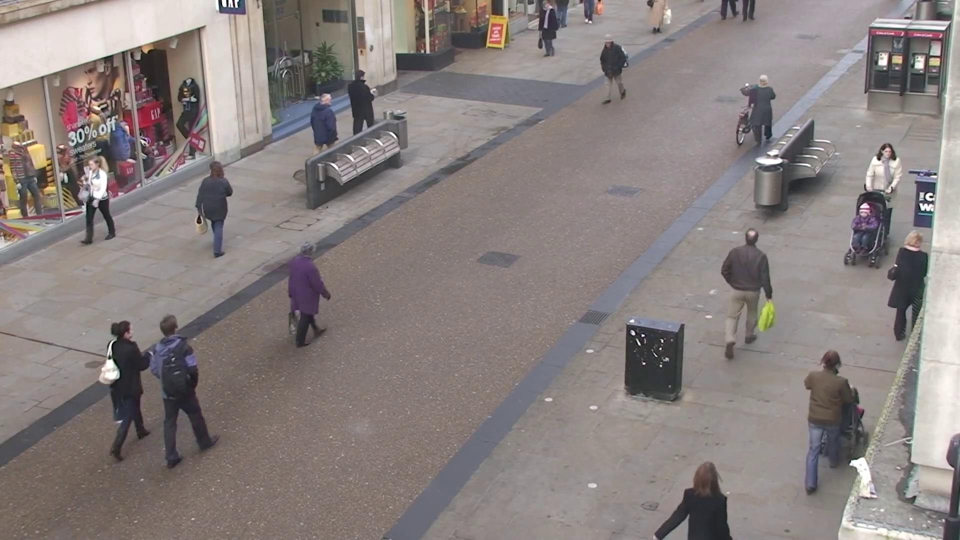
#> input picture data/test/data/test102.jpg, 1920 x 1080 px, given in place of box.png, which was not available (shown at 1/2 size)
$ python fm.py
#> lines starting #> are read from the running program, lines starting #| are printed output that depends on the picture; pictures that were not available may be replaced by others from this repository, and a replacement may not be noted
import numpy as np
import cv2 as cv2,cv2 as cv
import os
import matplotlib.pyplot as plt
import sys
from helper import *
np.set_printoptions(threshold=sys.maxsize)


#load images:
#img1 = source
#img2 = target
img1 = cv2.imread("./box.png", cv2.IMREAD_GRAYSCALE)
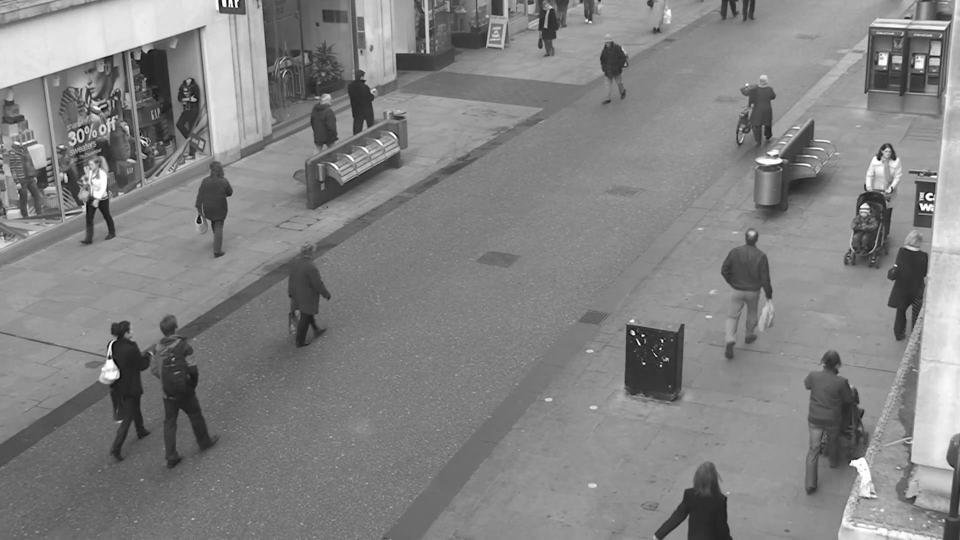
#> img1: shape (1080, 1920) (shown at 1/2 size); min 0, max 255, mean 130.8
img2 = cv2.imread("./box_in_scene.png",cv2.IMREAD_GRAYSCALE)
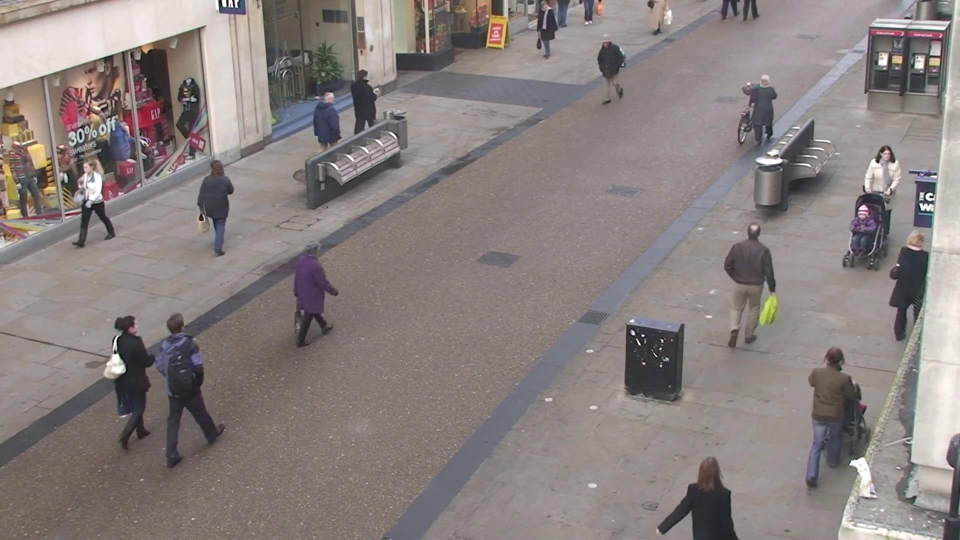
#> input picture data/test/data/test104.jpg, 1920 x 1080 px, given in place of box_in_scene.png, which was not available (shown at 1/2 size)
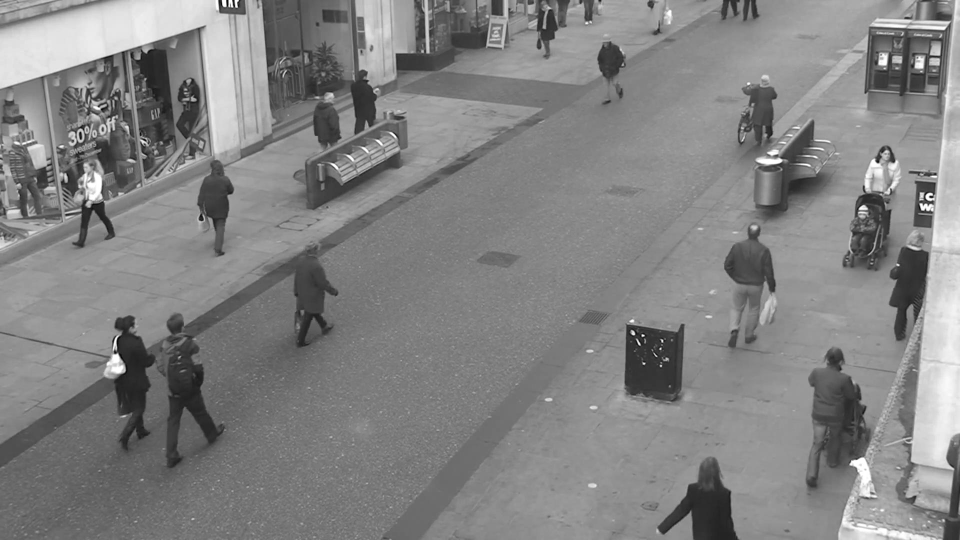
#> img2: shape (1080, 1920) (shown at 1/2 size); min 0, max 255, mean 130.8

#init orb detector
orb = cv2.ORB_create()

#find keypoints
kp1,des1 = orb.detectAndCompute(img1,None)
#> kp1 = 500 keypoints; strongest (x, y, size): (1286, 671, 37.2), (1285, 672, 31), (1854, 394, 64.3), (1860, 393, 31)
kp2,des2 = orb.detectAndCompute(img2,None)
#> kp2 has the same summary as kp1

#create matcher object
bf = cv2.BFMatcher(cv2.NORM_HAMMING, crossCheck=True)

#Match Descriptors
matches = bf.match(des1,des2)
#> matches = 428 matches

#Sort them in the order of their distance
matches = sorted(matches, key = lambda x:x.distance)

# [19 lines of commented-out code are left out]
gt_path = "./data/1_58/groundtruth/bbox.txt"


#load bbox data: 1-gt, 2-det
#> (the run stopped early here; a loop or call above may not have finished)
